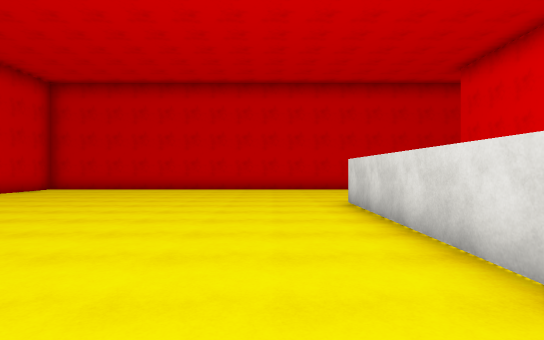
view 1 (above)

18 first-person views from a walk through a Unity game level. The camera is 1.5 m above the floor, looks level and sees 80° across. The floor is counted in squares, 2 m on a side. Each view is taken from the middle of a square. On the plan, view 1 faces up. The plan holds only what a view shows up to about 11 squares ahead; the rest is blank. The place goes on beyond the plan. Surface patterns are stand-ins for the level's own textures.

view 2
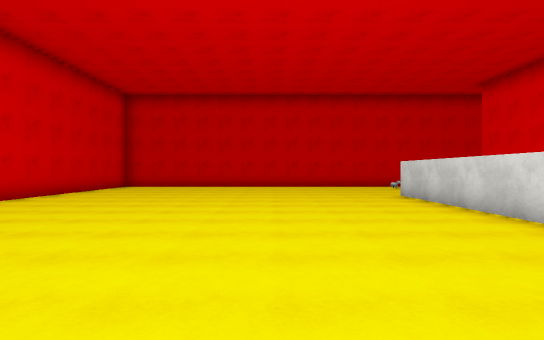

view 3
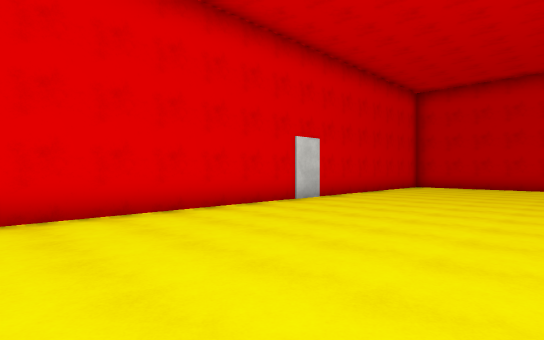

view 4
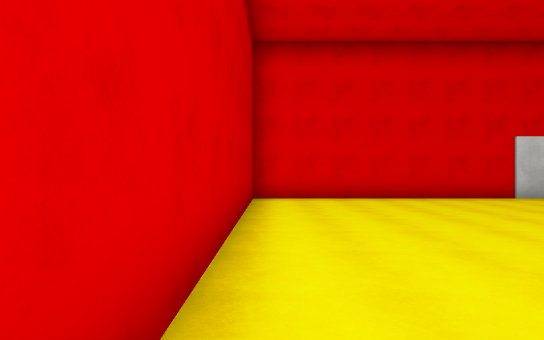

view 5
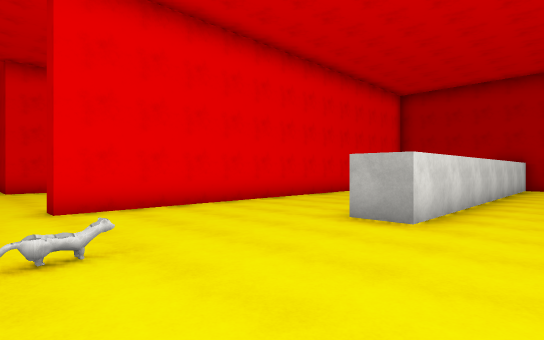

view 6
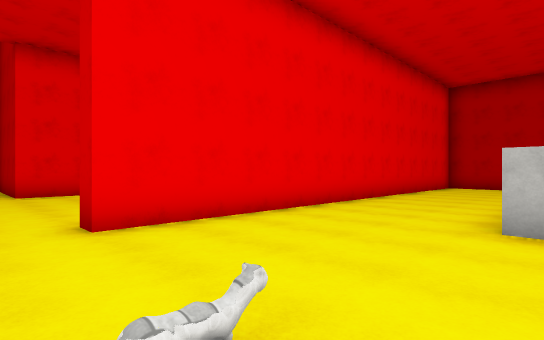

view 7
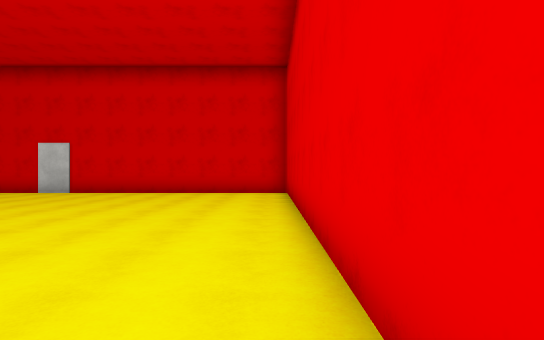

view 8
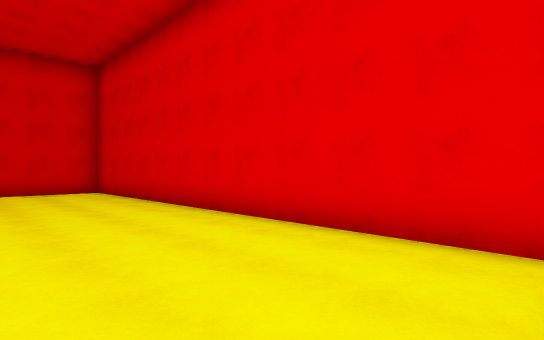

view 9
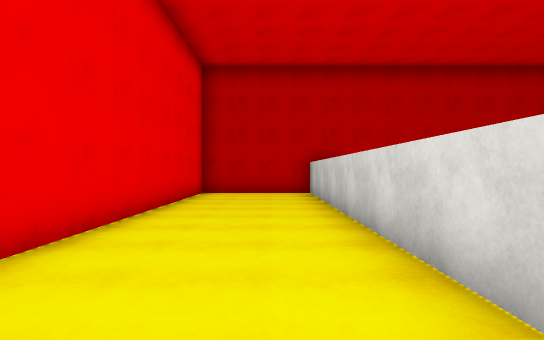

view 10
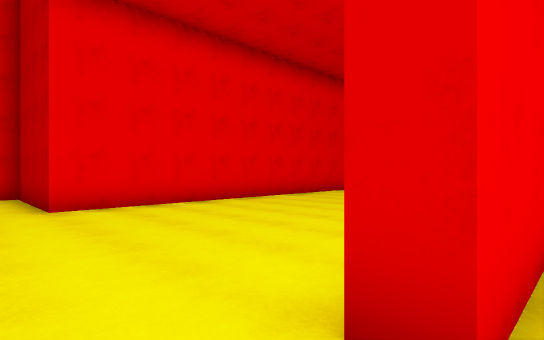

view 11
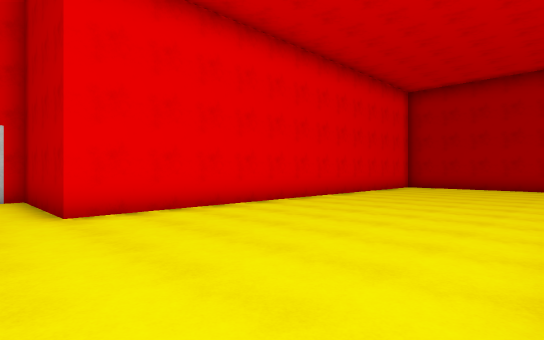

view 12
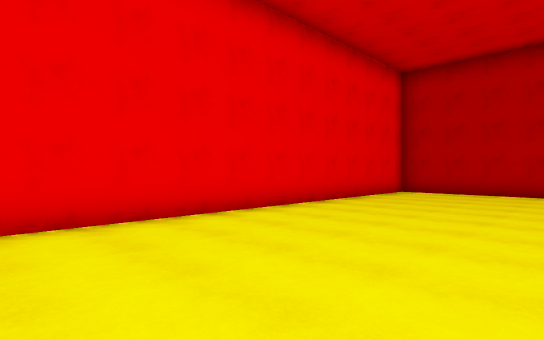

view 13
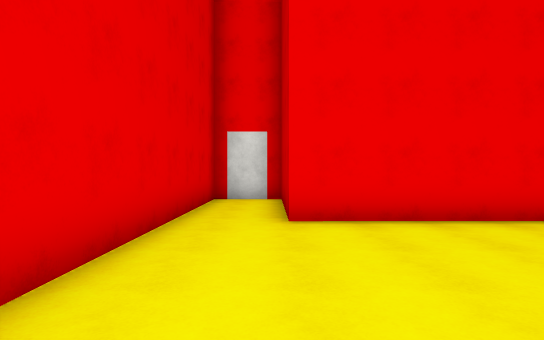

view 14
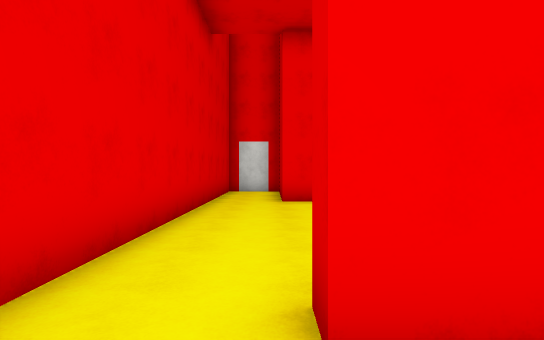

view 15
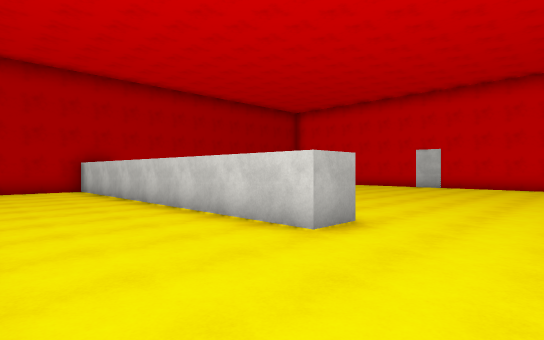

view 16
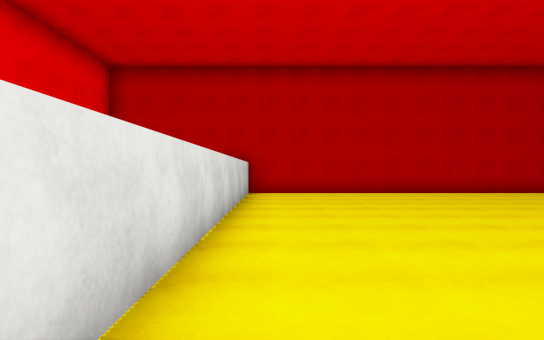

view 17
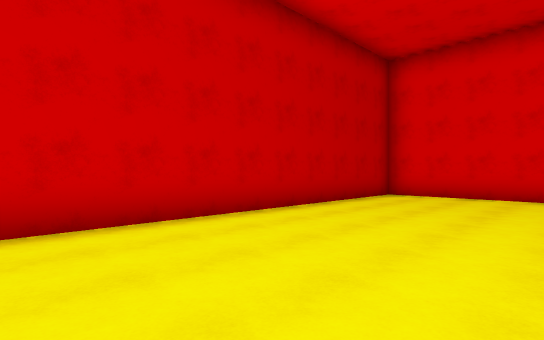

view 18
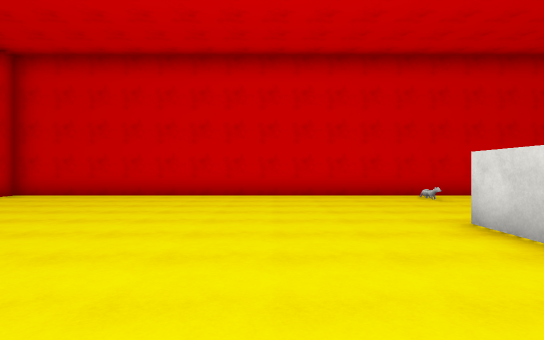

### Floor plan
Points are (right, up) in squares from view 1. A wall is a line through its corners. A room is listed if a view was taken in it or the views show most of it. See-through windows are left out.
Room 1 (views 1, 2, 3, 4, 5, 6, 7, 8, 9, 10, 14, 15, 16, 17, 18)
walls: (4.9, 12.5) (-8.6, 12.5) (-8.6, -2.5) (1.8, -2.5) (1.8, 7.5) (2.8, 7.5) (2.8, -2.5) (6.3, -2.5) (6.3, 10.8)
ways out: opening at (7, 11.5) to room 2
objects: other object (3, 11)
Room 2 (views 11, 12, 13)
walls: (6.3, 10.8) (6.9, 10.8); (8.1, -2.1) (12.5, -2.1); (12.8, -1.9) (12.8, 10.8) (16.3, 10.8) (16.3, 12.5) (6.8, 12.5)
ways out: opening at (7, 11.5) to room 1

Positions as (right, up) in squares from view 1, and headings:
1: (0, 0), facing up
2: (-2, -2), facing up
3: (-3, -2), facing up-left
4: (0, -2), facing left
5: (0, 12), facing down-right
6: (2, 12), facing down-right
7: (2, 12), facing left
8: (3, 9), facing up-left
9: (4, 8), facing down
10: (6, 12), facing down-right
11: (7, 12), facing down-right
12: (8, 9), facing down-right
13: (8, 11), facing right
14: (5, 11), facing right
15: (6, 10), facing down-left
16: (1, 8), facing down
17: (1, 2), facing down-left
18: (-1, 3), facing up
